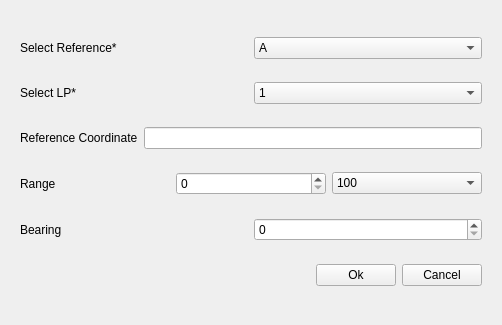
<?xml version="1.0" encoding="UTF-8"?>
<ui version="4.0">
 <class>secondWindow</class>
 <widget class="QWidget" name="secondWindow">
  <property name="geometry">
   <rect>
    <x>0</x>
    <y>0</y>
    <width>502</width>
    <height>325</height>
   </rect>
  </property>
  <property name="windowTitle">
   <string>Form</string>
  </property>
  <layout class="QGridLayout" name="gridLayout_2">
   <item row="0" column="0">
    <widget class="QWidget" name="second_widget" native="true">
     <layout class="QGridLayout" name="gridLayout">
      <item row="0" column="0">
       <layout class="QHBoxLayout" name="horizontalLayout_8">
        <item>
         <widget class="QLabel" name="label_8">
          <property name="text">
           <string>Select Reference*</string>
          </property>
         </widget>
        </item>
        <item>
         <widget class="QComboBox" name="comboBox_4">
          <item>
           <property name="text">
            <string>A</string>
           </property>
          </item>
          <item>
           <property name="text">
            <string>B</string>
           </property>
          </item>
          <item>
           <property name="text">
            <string>C</string>
           </property>
          </item>
          <item>
           <property name="text">
            <string>D</string>
           </property>
          </item>
          <item>
           <property name="text">
            <string>E</string>
           </property>
          </item>
         </widget>
        </item>
       </layout>
      </item>
      <item row="1" column="0">
       <layout class="QHBoxLayout" name="horizontalLayout_9">
        <item>
         <widget class="QLabel" name="label_9">
          <property name="text">
           <string>Select LP*</string>
          </property>
         </widget>
        </item>
        <item>
         <widget class="QComboBox" name="comboBox_5">
          <item>
           <property name="text">
            <string>1</string>
           </property>
          </item>
          <item>
           <property name="text">
            <string>2</string>
           </property>
          </item>
          <item>
           <property name="text">
            <string>3</string>
           </property>
          </item>
          <item>
           <property name="text">
            <string>4</string>
           </property>
          </item>
          <item>
           <property name="text">
            <string>5</string>
           </property>
          </item>
         </widget>
        </item>
       </layout>
      </item>
      <item row="2" column="0">
       <layout class="QHBoxLayout" name="horizontalLayout_10">
        <item>
         <widget class="QLabel" name="label_10">
          <property name="text">
           <string>Reference Coordinate</string>
          </property>
         </widget>
        </item>
        <item>
         <widget class="QLineEdit" name="lineEdit_3"/>
        </item>
       </layout>
      </item>
      <item row="3" column="0">
       <layout class="QHBoxLayout" name="horizontalLayout_11">
        <item>
         <widget class="QLabel" name="label_11">
          <property name="text">
           <string>Range</string>
          </property>
         </widget>
        </item>
        <item>
         <widget class="QSpinBox" name="spinBox_3"/>
        </item>
        <item>
         <widget class="QComboBox" name="comboBox_6">
          <item>
           <property name="text">
            <string>100</string>
           </property>
          </item>
          <item>
           <property name="text">
            <string>200</string>
           </property>
          </item>
          <item>
           <property name="text">
            <string>300</string>
           </property>
          </item>
          <item>
           <property name="text">
            <string>400</string>
           </property>
          </item>
          <item>
           <property name="text">
            <string>500</string>
           </property>
          </item>
         </widget>
        </item>
       </layout>
      </item>
      <item row="4" column="0">
       <layout class="QHBoxLayout" name="horizontalLayout_12">
        <item>
         <widget class="QLabel" name="label_12">
          <property name="text">
           <string>Bearing</string>
          </property>
         </widget>
        </item>
        <item>
         <widget class="QSpinBox" name="spinBox_4"/>
        </item>
       </layout>
      </item>
      <item row="5" column="0">
       <layout class="QHBoxLayout" name="horizontalLayout_2">
        <item>
         <spacer name="horizontalSpacer_2">
          <property name="orientation">
           <enum>Qt::Horizontal</enum>
          </property>
          <property name="sizeHint" stdset="0">
           <size>
            <width>40</width>
            <height>20</height>
           </size>
          </property>
         </spacer>
        </item>
        <item>
         <widget class="QPushButton" name="pushButton_4">
          <property name="text">
           <string>Ok</string>
          </property>
         </widget>
        </item>
        <item>
         <widget class="QPushButton" name="pushButton_5">
          <property name="text">
           <string>Cancel</string>
          </property>
         </widget>
        </item>
       </layout>
      </item>
     </layout>
    </widget>
   </item>
  </layout>
 </widget>
 <resources/>
 <connections/>
</ui>
